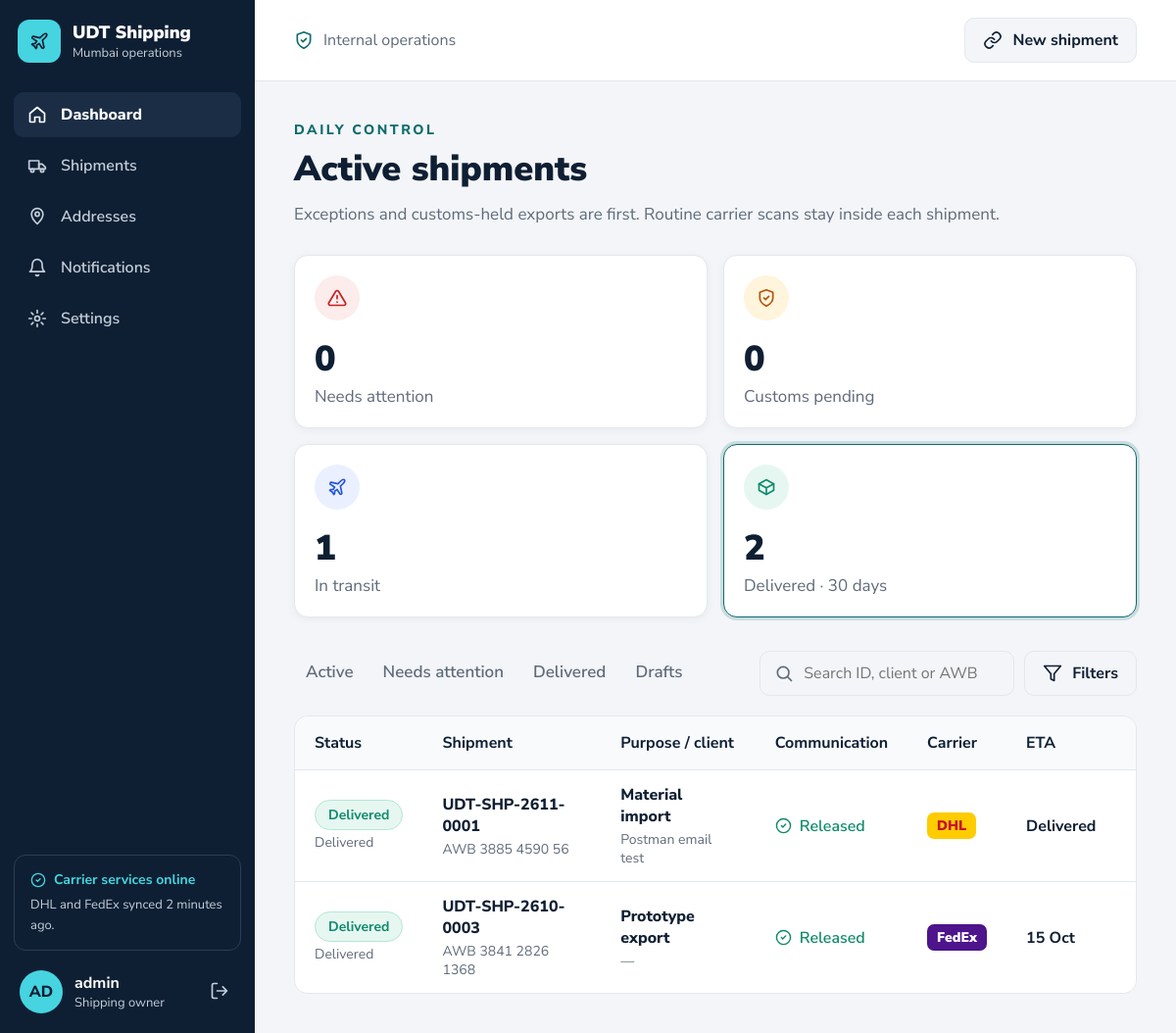
Screenshot of /dashboard/?tab=delivered_30 (signed in) with the database file from the repository.
### app1/models.py (models this page shows, shortened)
class Shipment(models.Model):
    class Carrier(models.TextChoices):
        DHL = "dhl", "DHL"
        FEDEX = "fedex", "FedEx"
        UPS = "ups", "UPS"
    class Purpose(models.TextChoices):
        PROTOTYPE_EXPORT = "prototype_export", "Prototype export"
        BULK_EXPORT = "bulk_export", "Bulk export"
        QC_RETURN = "qc_return", "QC return"
        MATERIAL_IMPORT = "material_import", "Material import"
    class Status(models.TextChoices):
        ACTION_REQUIRED = "action_required", "Action required"
        CUSTOMS_PENDING = "customs_pending", "Customs pending"
        VENDOR_HANDOFF = "vendor_handoff", "Vendor handoff"
        IN_TRANSIT = "in_transit", "In transit"
        OUT_FOR_DELIVERY = "out_for_delivery", "Out for delivery"
        DELIVERED = "delivered", "Delivered"
    class Communication(models.TextChoices):
        NOT_REQUIRED = "not_required", "Not required"
        HELD = "held", "Client email held"
        RELEASED = "released", "Released"
    EXPORT_PURPOSES = {Purpose.PROTOTYPE_EXPORT, Purpose.BULK_EXPORT}
    LINK_ONLY_CARRIERS = {Carrier.UPS}
    STATUS_DESCRIPTIONS = {
        Status.ACTION_REQUIRED: "An issue needs attention from the shipment owner.",
        Status.CUSTOMS_PENDING: "Client email remains held. No qualifying clearance event yet.",
        Status.VENDOR_HANDOFF: "Shipment received by the forwarding vendor.",
        Status.IN_TRANSIT: "Shipment is moving with the carrier.",
        Status.OUT_FOR_DELIVERY: "Shipment is out for delivery today.",
        Status.DELIVERED: "Shipment delivered to the recipient.",
    }
    shipment_id = models.CharField(max_length=20, unique=True, editable=False)
    carrier = models.CharField(max_length=10, choices=Carrier.choices)
    awb = models.CharField("Tracking number / AWB", max_length=30)
    purpose = models.CharField(max_length=30, choices=Purpose.choices)
    client_reference = models.CharField(max_length=150, blank=True)
    recipient_email = models.EmailField(blank=True)
    internal_recipients = models.CharField(
        max_length=200, default="Owner, branch manager, Chief of Staff"
    )
    owner = models.ForeignKey(
        settings.AUTH_USER_MODEL,
        on_delete=models.PROTECT,
        related_name="shipments",
    )
    branch = models.CharField(max_length=50, default="Mumbai")
    status = models.CharField(max_length=30, choices=Status.choices, default=Status.IN_TRANSIT)
    communication = models.CharField(
        max_length=20, choices=Communication.choices, default=Communication.NOT_REQUIRED
    )
    eta = models.DateField(null=True, blank=True)
    carrier_status = models.CharField(max_length=200, blank=True)
    last_synced_at = models.DateTimeField(null=True, blank=True)
    last_update_email_at = models.DateTimeField(null=True, blank=True)
    delivered_email_sent_at = models.DateTimeField(null=True, blank=True)
    origin = models.CharField(max_length=100, default="Mumbai")
    destination = models.CharField(max_length=100, blank=True)
    pieces = models.PositiveIntegerField(default=1)
    weight_kg = models.DecimalField(max_digits=8, decimal_places=2, null=True, blank=True)
    length_cm = models.PositiveIntegerField(null=True, blank=True)
    width_cm = models.PositiveIntegerField(null=True, blank=True)
    height_cm = models.PositiveIntegerField(null=True, blank=True)
    service = models.CharField(max_length=100, blank=True)
    created_at = models.DateTimeField(auto_now_add=True)
    updated_at = models.DateTimeField(auto_now=True)
    class Meta:
        ordering = ["-created_at"]
        constraints = [
            models.UniqueConstraint(fields=["carrier", "awb"], name="unique_carrier_awb"),
        ]
    def get_absolute_url(self):
        return reverse("shipment_detail", kwargs={"shipment_id": self.shipment_id})
    @property
    def awb_display(self):
        return " ".join(self.awb[i:i + 4] for i in range(0, len(self.awb), 4))
    @property
    def status_class(self):
        return {
            self.Status.ACTION_REQUIRED: "red",
            self.Status.CUSTOMS_PENDING: "amber",
            self.Status.VENDOR_HANDOFF: "amber",
        }.get(self.status, "green")
    @property
    def communication_class(self):
        return {
            self.Communication.HELD: "amber",
            self.Communication.RELEASED: "green",
        }.get(self.communication, "muted")
    @property
    def communication_icon(self):
        return {
            self.Communication.HELD: "i-lock",
            self.Communication.RELEASED: "i-check",
        }.get(self.communication, "")
    @property
    def eta_label(self):
        if self.eta:
            return f"{self.eta.day} {self.eta:%b}"
        return {
            self.Status.ACTION_REQUIRED: "Delayed",
            self.Status.CUSTOMS_PENDING: "Pending clearance",
            self.Status.VENDOR_HANDOFF: "Awaiting clearance",
            self.Status.DELIVERED: "Delivered",
        }.get(self.status, "—")
    @property
    def eta_is_delayed(self):
        return not self.eta and self.status == self.Status.ACTION_REQUIRED
    @property
    def owner_short(self):
        user = self.owner
        if user.first_name and user.last_name:
            return f"{user.first_name[0]}. {user.last_name}"
        return user.get_full_name() or user.username
    @property
    def tracking_url(self):
        if self.carrier == self.Carrier.FEDEX:
            return f"https://www.fedex.com/fedextrack/?trknbr={self.awb}"
        if self.carrier == self.Carrier.DHL:
            return f"https://www.dhl.com/in-en/home/tracking.html?tracking-id={self.awb}&submit=1"
        if self.carrier == self.Carrier.UPS:
            return f"https://www.ups.com/track?loc=en_IN&tracknum={self.awb}"
        return ""

### app1/views.py (the view)
# urls.py: path("dashboard/", DashboardView.as_view(), name="dashboard"),
class DashboardView(LoginRequiredMixin, TemplateView):
    template_name = "dashboard.html"
    row_limit = 10
    TAB_KEYS = ["active", "attention", "delivered", "drafts"]
    CARD_STYLES = {
        "attention": ("i-alert", "red"),
        "customs": ("i-shield", "amber"),
        "transit": ("i-plane", "blue"),
        "delivered_30": ("i-package", "green"),
    }
    def get_filters(self):
        delivered = Q(status=Shipment.Status.DELIVERED)
        last_30_days = Q(updated_at__gte=timezone.now() - timedelta(days=30))
        return {
            "active": ("Active", ~delivered),
            "attention": ("Needs attention", Q(status__in=ATTENTION_STATUSES)),
            "customs": ("Customs pending", Q(communication=Shipment.Communication.HELD) & ~delivered),
            "transit": ("In transit", Q(status__in=TRANSIT_STATUSES)),
            "delivered_30": ("Delivered · 30 days", delivered & last_30_days),
            "delivered": ("Delivered", delivered),
            "drafts": ("Drafts", None),     # no draft records yet
        }
    def get_context_data(self, **kwargs):
        context = super().get_context_data(**kwargs)
        filters = self.get_filters()
        current_tab = self.request.GET.get("tab", "active")
        if current_tab not in filters:
            current_tab = "active"
        current_label, current_filter = filters[current_tab]
        query = self.request.GET.get("q", "").strip()
        shipments = Shipment.objects.select_related("owner")
        shipments = shipments.none() if current_filter is None else shipments.filter(current_filter)
        if query:
            shipments = shipments.filter(
                Q(shipment_id__icontains=query)
                | Q(awb__icontains=query.replace(" ", ""))
                | Q(client_reference__icontains=query)
            )
        shipments = shipments.annotate(
            priority=Case(
                When(status=Shipment.Status.ACTION_REQUIRED, then=Value(0)),
                When(status=Shipment.Status.CUSTOMS_PENDING, then=Value(1)),
                When(status=Shipment.Status.VENDOR_HANDOFF, then=Value(2)),
                default=Value(9),
                output_field=IntegerField(),
            )
        ).order_by("priority", "-created_at")
        total = shipments.count()
        counts = Shipment.objects.aggregate(**{
            key: Count("id", filter=filters[key][1]) for key in self.CARD_STYLES
        })
        cards = [
            {
                "key": key,
                "label": filters[key][0],
                "value": counts[key],
                "icon": icon,
                "color": color,
            }
            for key, (icon, color) in self.CARD_STYLES.items()
        ]
        context.update({
            "shipments": shipments[:self.row_limit],
            "total": total,
            "row_limit": self.row_limit,
            "cards": cards,
            "tabs": [(key, filters[key][0]) for key in self.TAB_KEYS],
            "current_tab": current_tab,
            "current_label": current_label,
            "is_card_filter": current_tab not in self.TAB_KEYS,
            "query": query,
        })
        return context

### app1/templates/dashboard.html (shortened to what this page needs)
{% extends "base.html" %}
{% block content %}
    <div class="eyebrow">Daily control</div>
    <h1 class="page-title">Active shipments</h1>
    <p class="page-desc">
        Exceptions and customs-held exports are first. Routine carrier scans stay inside each shipment.
    </p>
    <section class="stats">
        {% for card in cards %}
            <a href="?tab={{ card.key }}#shipmentTable"
               id="card-{{ card.key }}"
               class="stat-card stat-link {% if card.key == current_tab %}selected{% endif %}"
               title="Show {{ card.label|lower }} shipments">
                <div class="stat-icon {{ card.color }}"><svg class="icon"><use href="#{{ card.icon }}"/></svg></div>
                <div class="stat-value">{{ card.value }}</div>
                <div class="stat-label">{{ card.label }}</div>
            </a>
        {% endfor %}
    </section>
    <div class="toolbar" id="shipmentTable">
        <div class="tabs">
            {% for key, label in tabs %}
                <a href="?tab={{ key }}{% if query %}&q={{ query|urlencode }}{% endif %}#shipmentTable"
                   class="tab {% if key == current_tab %}active{% endif %}">
                    {{ label }}
                </a>
            {% endfor %}
        </div>
        <div class="toolbar-right">
            <form method="get" class="search">
                <svg class="icon"><use href="#i-search"/></svg>
                <input type="text" name="q" value="{{ query }}" placeholder="Search ID, client or AWB">
            </form>
            <button type="button" class="btn btn-outline">
                <svg class="icon"><use href="#i-filter"/></svg>
                Filters
            </button>
        </div>
    </div>
    {% if shipments %}
        <div class="table-card">
            <table>
                <thead>
                    <tr>
                        <th>Status</th>
                        <th>Shipment</th>
                        <th>Purpose / client</th>
                        <th>Communication</th>
                        <th>Carrier</th>
                        <th>ETA</th>
                        <th>Owner</th>
                    </tr>
                </thead>
                <tbody id="shipmentRows">
                    {% for shipment in shipments %}
                        {% include "partials/shipment_row.html" %}
                    {% endfor %}
                </tbody>
            </table>
        </div>
    {% endif %}
{% endblock %}

### app1/templates/base.html (shortened to what this page needs)
<!DOCTYPE html>
<html lang="en">
<head>
</head>
<body>
    {% with page=request.resolver_match.url_name %}
    <aside class="sidebar">
        <div class="brand">
            <div class="brand-logo"><svg class="icon"><use href="#i-plane"/></svg></div>
            <div>
                <div class="brand-name">UDT Shipping</div>
                <div class="brand-sub">Mumbai operations</div>
            </div>
        </div>
        <ul class="nav">
            <li>
                <a href="{% url 'dashboard' %}" class="{% if page == 'dashboard' %}active{% endif %}">
                    <svg class="icon"><use href="#i-home"/></svg> Dashboard
                </a>
            </li>
            <li>
                <a href="{% url 'shipments' %}"
                   class="{% if page == 'shipments' or page == 'register_tracking' or page == 'shipment_detail' %}active{% endif %}">
                    <svg class="icon"><use href="#i-truck"/></svg> Shipments
                </a>
            </li>
            <li>
                <a href="{% url 'addresses' %}" class="{% if page == 'addresses' %}active{% endif %}">
                    <svg class="icon"><use href="#i-pin"/></svg> Addresses
                </a>
            </li>
            <li>
                <a href="{% url 'notifications' %}" class="{% if page == 'notifications' %}active{% endif %}">
                    <svg class="icon"><use href="#i-bell"/></svg> Notifications
                </a>
            </li>
            <li>
                <a href="{% url 'settings' %}" class="{% if page == 'settings' %}active{% endif %}">
                    <svg class="icon"><use href="#i-settings"/></svg> Settings
                </a>
            </li>
        </ul>
        <div class="sync-box">
            <div class="sync-title">
                <svg class="icon"><use href="#i-check"/></svg>
                Carrier services online
            </div>
            DHL and FedEx synced 2 minutes ago.
        </div>
        <div class="user-box">
            <div class="avatar">{{ request.user.username|slice:":2"|upper }}</div>
            <div>
                <div class="user-name">{{ request.user.get_full_name|default:request.user.username }}</div>
                <div class="user-role">Shipping owner</div>
            </div>
            <form method="POST" action="{% url 'logout' %}" style="margin-left:auto">
                <button type="submit" class="logout-btn" title="Logout">
                    <svg class="icon"><use href="#i-logout"/></svg>
                </button>
            </form>
        </div>
    </aside>
    {% endwith %}
    <div class="main">
        <header class="topbar">
            <div class="topbar-label">
                <svg class="icon"><use href="#i-shield"/></svg>
                Internal operations
            </div>
            <div class="topbar-actions">
                {% block topbar_actions %}
                    <button type="button" id="registerTrackingBtn" class="btn btn-outline">
                        <svg class="icon"><use href="#i-link"/></svg>
                        New shipment
                    </button>
                {% endblock %}
            </div>
        </header>
        <main class="content">
            {% block content %}{% endblock %}
        </main>
    </div>
</body>
</html>

### app1/templates/partials/shipment_row.html (shortened to what this page needs)
<tr {% if shipment.status == "action_required" %}class="row-alert"{% endif %}>
    <td>
        <button type="button"
                id="status-{{ shipment.pk }}"
                class="badge {{ shipment.status_class }} status-link"
                data-url="{{ shipment.get_absolute_url }}"
                title="View {{ shipment.shipment_id }}">
            {{ shipment.get_status_display }}
        </button>
        {% if shipment.carrier_status %}
            <div class="secondary-text" title="Latest carrier status">{{ shipment.carrier_status }}</div>
        {% endif %}
    </td>
    <td>
        <div class="primary-text">{{ shipment.shipment_id }}</div>
        <div class="secondary-text">AWB {{ shipment.awb_display }}</div>
    </td>
    <td>
        <div class="primary-text">{{ shipment.get_purpose_display }}</div>
        <div class="secondary-text">{{ shipment.client_reference|default:"—" }}</div>
    </td>
    <td>
        <span class="comm {{ shipment.communication_class }}">
            {% if shipment.communication_icon %}
                <svg class="icon"><use href="#{{ shipment.communication_icon }}"/></svg>
            {% endif %}
            {{ shipment.get_communication_display }}
        </span>
    </td>
    <td>
        <span class="carrier {{ shipment.carrier }}">{{ shipment.get_carrier_display }}</span>
    </td>
    <td>
        <span class="eta {% if shipment.eta_is_delayed %}delayed{% endif %}">{{ shipment.eta_label }}</span>
    </td>
    <td>{{ shipment.owner_short }}</td>
</tr>

### rows the page displays
Shipment: status "Delivered", carrier_status "Delivered", shipment_id "UDT-SHP-2611-0001", awb_display "3885 4590 56", purpose "Material import", client_reference "Postman email test", communication "Released", carrier "DHL", eta_label "Delivered"
Shipment: status "Delivered", carrier_status "Delivered", shipment_id "UDT-SHP-2610-0003", awb_display "3841 2826 1368", purpose "Prototype export", client_reference "—", communication "Released", carrier "FedEx", eta_label "15 Oct"

### other values shown
{{ request.user.username|slice:":2"|upper }} "AD"
{{ request.user.get_full_name|default:request.user.username }} "admin"
{{ card.value }} "0" "0" "1" "2"
{{ card.label }} "Needs attention" "Customs pending" "In transit" "Delivered · 30 days"
{{ label }} "Active" "Needs attention" "Delivered" "Drafts"
